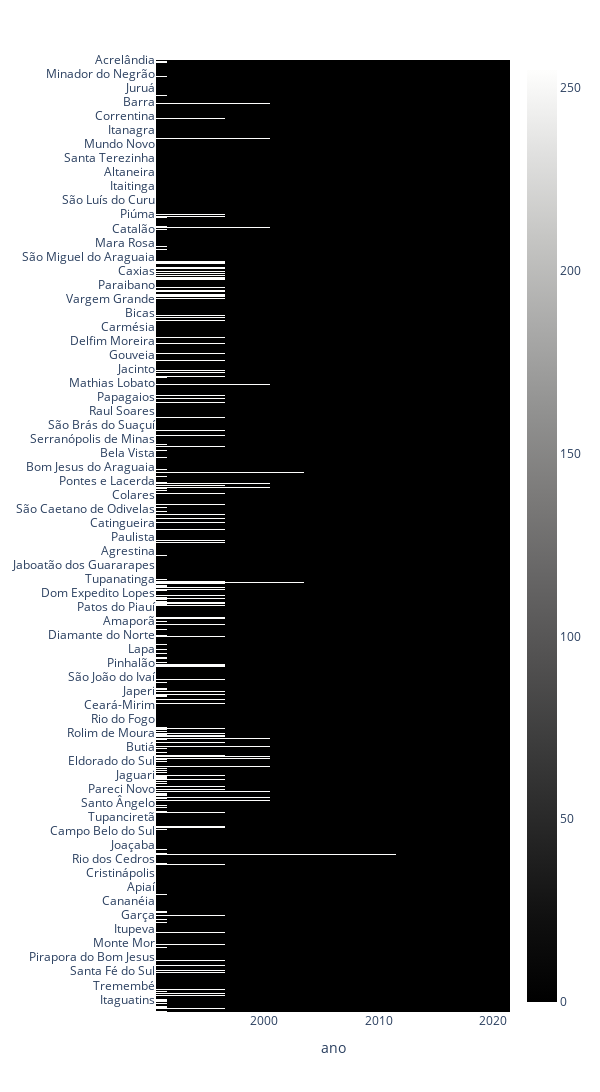

This figure's notebook cell:
### Code cell
# avaliando valores ausentes por um gráfico imshow

fig = px.imshow(
    df02[df02.columns[1:]].isnull(),
    y=df02.cidade,
    aspect="auto",
    width=600,
    height=1200,
    color_continuous_scale='gray'
)

fig.show()

### Figure 1 — Plotly figure (JSON) as saved in the notebook; plotly's stock layout.template omitted (floating-point values rounded to 4 significant figures; data arrays with more than 128 entries replaced by an {"elided": "..."} marker saying what was removed)
{"data": [{"coloraxis": "coloraxis", "hovertemplate": "ano: %{x}<br>y: %{y}<br>color: %{z}<extra></extra>", "name": "0", "type": "heatmap", "x": [1991, 1992, 1993, 1994, 1995, 1996, 1997, 1998, 1999, 2000, 2001, 2002, 2003, 2004, 2005, 2006, 2007, 2008, 2009, 2010, 2011, 2012, 2013, 2014, 2015, 2016, 2017, 2018, 2019, 2020, 2021], "xaxis": "x", "y": {"elided": "5570 str values"}, "yaxis": "y", "z": {"elided": "5570x31 int values"}}], "layout": {"coloraxis": {"colorscale": [[0, "rgb(0, 0, 0)"], [0.09091, "rgb(16, 16, 16)"], [0.1818, "rgb(38, 38, 38)"], [0.2727, "rgb(59, 59, 59)"], [0.3636, "rgb(81, 80, 80)"], [0.4545, "rgb(102, 101, 101)"], [0.5455, "rgb(124, 123, 122)"], [0.6364, "rgb(146, 146, 145)"], [0.7273, "rgb(171, 171, 170)"], [0.8182, "rgb(197, 197, 195)"], [0.9091, "rgb(224, 224, 223)"], [1, "rgb(254, 254, 253)"]]}, "height": 1200, "margin": {"t": 60}, "width": 600, "xaxis": {"anchor": "y", "autorange": true, "domain": [0, 1], "range": [1990.0, 2022.0], "title": {"text": "ano"}, "type": "linear"}, "yaxis": {"anchor": "x", "autorange": true, "domain": [0, 1], "range": [5296.0, -0.5], "type": "category"}}}
